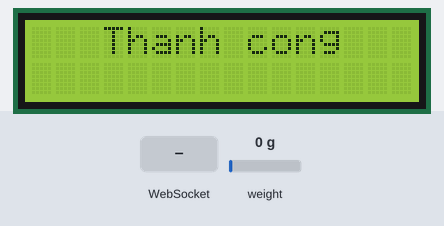
The program below on a simulated ESP32. Shown: 16×2 character LCD. Inputs (shaded band) come from the test bench; at power-on: weight on the scale 0 g. WiFi joins after 1.5 s; servers stay silent unless stated; the audio player accepts every command and is not drawn; what the program prints to the serial monitor is not drawn.

Above: at 5.2 s.
5.3 s: WebSocket text "1" received
At 6.5 s:
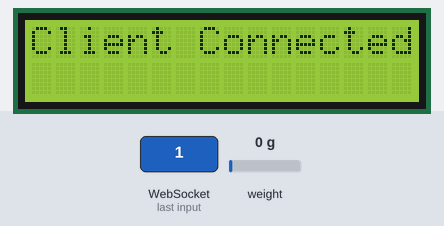
6.8 s: weight on the scale set to 100 g
At 8.9 s:
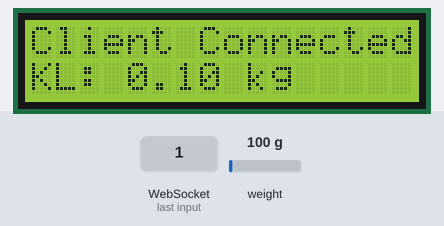
9.4 s: weight on the scale set to 1250 g
At 11.1 s:
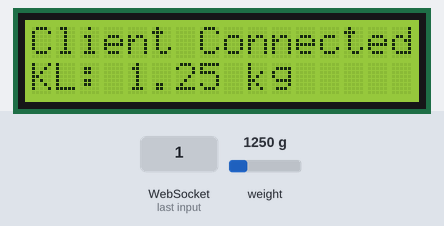
11.4 s: weight on the scale set to 2500 g
At 12.4 s:
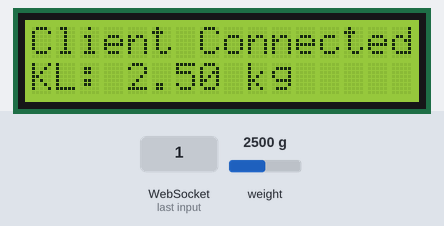
Timing chart, 0 to 14.4 s (numbered marks = the images above; inputs shaded):
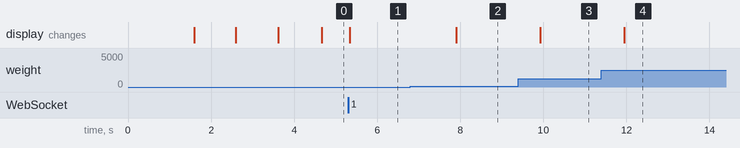

Measured:
- after the input at 5.3 s, the display: changes at once (image 1)
- after the input at 6.8 s, the display: changes after 1.1 s (image 2)
- after the input at 9.4 s, the display: changes after 0.53 s (image 3)
- after the input at 11.4 s, the display: changes after 0.55 s (image 4)

The program:

main.cpp
```cpp
#include <Arduino.h>
#include <WiFi.h>
#include <ESPAsyncWebServer.h>
#include <ArduinoJSon.h>
#include <Wire.h>
#include <LiquidCrystal_I2C.h>
#include <HX711.h>
#include <DFRobotDFPlayerMini.h>
#include <EEPROM.h>

#define LOADCELL_DOUT_PIN 14
#define LOADCELL_SCK_PIN 12
#define EEPROM_SIZE 16

struct dataJSON
{
    int type;
    int mangoCost;
    int longanCost;
    int durianCost;
    float weight;
};

AsyncWebServer server(80);
AsyncWebSocket ws("/ws");
dataJSON dataESP32;
HX711 myLoadCell;
DFRobotDFPlayerMini myDFPlayer;
LiquidCrystal_I2C myLCD(0x27, 16, 2);

const char *ssid = "BookTS";
const char *password = "12345678";
unsigned long timeOld = 0;
unsigned long calibValue = 103918;

void Json_to_Value(String s);
void handleWebSocketMessage(void *arg, uint8_t *data, size_t len);
void onEvent(AsyncWebSocket *server, AsyncWebSocketClient *client,
             AwsEventType type, void *arg, uint8_t *data, size_t len);
void initWebSocket();
void initLoadCell();
void initMP3();

void setup()
{
    Serial.begin(115200);
    Wire.begin();
    myLCD.init();
    myLCD.backlight();
    myLCD.setCursor(0, 0);
    myLCD.print("Cau hinh ...");

    initLoadCell();

    initMP3();

    WiFi.begin(ssid, password);

    for (size_t i = 0; i < 10; i++)
    {
        if (WiFi.status() != WL_CONNECTED)
        {
            myLCD.setCursor(9 + i % 3, 0);
            myLCD.print(".  ");
            if (i == 9)
            {
                myLCD.clear();
                myLCD.setCursor(2, 0);
                myLCD.print("That bai");
            }
            delay(1000);
        }
        else
        {
            Serial.println(WiFi.localIP());
            myLCD.clear();
            myLCD.setCursor(3, 0);
            myLCD.print("Thanh cong");
            myLCD.setCursor(1, 1);
            myLCD.print(WiFi.localIP());

            initWebSocket();
            server.begin();
            myDFPlayer.play(6);
            return;
        }
    }
}

void loop()
{
    if (WiFi.status() != WL_CONNECTED)
    {
        delay(10);
    }

    char val[80];
    dataESP32.weight = abs(myLoadCell.get_units(10));
    sprintf(val, "%.2f", dataESP32.weight);

    myLoadCell.power_down();

    if (dataESP32.weight > 0.05)
    {
        Serial.println(val);
        ws.cleanupClients();
        ws.textAll(val);

        myLCD.setCursor(0, 1);
        myLCD.print("KL: " + String(val) + " kg");
    }
    else
    {
        myLCD.setCursor(0, 1);
        myLCD.print("                ");
    }
    myLoadCell.power_up();
}

void initWebSocket()
{
    ws.onEvent(onEvent);
    server.addHandler(&ws);
}

void Json_to_Value(String s)
{
    StaticJsonDocument<200> doc;
    DeserializationError error = deserializeJson(doc, s);

    if (error)
    {
        Serial.println("Failed to parse JSON string.");
    }
    else
    {
        dataESP32.type = doc["type"];
        dataESP32.mangoCost = doc["mangoCost"];
        dataESP32.longanCost = doc["longanCost"];
        dataESP32.durianCost = doc["durianCost"];

        myDFPlayer.play(dataESP32.type);
        delay(2500);
        switch (dataESP32.type)
        {
        case 1:
            myLCD.clear();
            myLCD.setCursor(4, 0);
            myLCD.print("NS: Xoai");
            break;
        case 2:
            myLCD.clear();
            myLCD.setCursor(4, 0);
            myLCD.print("NS: Nhan");
            break;
        case 3:
            myLCD.clear();
            myLCD.setCursor(1, 0);
            myLCD.print("NS: Sau Rieng");
            break;
        default:
            break;
        }
        Serial.println(String(dataESP32.type) + " | " + String(dataESP32.mangoCost) + " | " + String(dataESP32.longanCost) + " | " + String(dataESP32.durianCost));
    }
}

void handleWebSocketMessage(void *arg, uint8_t *data, size_t len)
{
    AwsFrameInfo *info = (AwsFrameInfo *)arg;
    if (info->final && info->index == 0 && info->len == len && info->opcode == WS_TEXT)
    {
        data[len] = 0;
        Json_to_Value((char *)data);
    }
}

void onEvent(AsyncWebSocket *server, AsyncWebSocketClient *client,
             AwsEventType type, void *arg, uint8_t *data, size_t len)
{
    switch (type)
    {
    case WS_EVT_CONNECT:
        Serial.printf("WebSocket client #%u connected from %s\n", client->id(), client->remoteIP().toString().c_str());
        myLCD.clear();
        myLCD.setCursor(0, 0);
        myLCD.print("Client Connected");
        myDFPlayer.play(4);
        break;
    case WS_EVT_DISCONNECT:
        Serial.printf("WebSocket client #%u disconnected\n", client->id());
        myDFPlayer.play(5);
        break;
    case WS_EVT_DATA:
        handleWebSocketMessage(arg, data, len);
        break;
    case WS_EVT_PONG:
    case WS_EVT_ERROR:
        break;
    }
}

void initLoadCell()
{
    myLoadCell.begin(LOADCELL_DOUT_PIN, LOADCELL_SCK_PIN);
    myLoadCell.set_scale(calibValue);
    myLoadCell.tare();
}

void initMP3()
{
    Serial2.begin(9600);

    if (!myDFPlayer.begin(Serial2))
    {
        Serial.println(F("Không thể khởi động:"));
        Serial.println(F("1.Kiểm tra lại kết nối"));
        Serial.println(F("2.Lắp lại thẻ nhớ"));
        while (true)
        {
            delay(0);
        }
    }
    Serial.println(F("DFPlayer Mini đang hoạt động"));

    myDFPlayer.volume(30);
}
```

calib.cpp
```cpp
// #include <HX711_ADC.h>

// // Khai báo các chân kết nối với module HX711
// #define LOADCELL_DOUT_PIN 23
// #define LOADCELL_SCK_PIN 22

// HX711_ADC loadCell(LOADCELL_DOUT_PIN, LOADCELL_SCK_PIN);

// void setup() {
//   Serial.begin(115200);
//   delay(1000);

//   // Khởi tạo module HX711 với các chân kết nối đã khai báo
//   loadCell.begin();
//   loadCell.start(2000); // Cấu hình độ nhạy của cảm biến tải

//   Serial.println("HX711 ADC calibration demo");
//   Serial.println("Please place an known weight on the loadcell...");
// }

// void loop() {
//   // Đợi người dùng đặt trọng lượng cần calib lên loadcell
//   while (!loadCell.update()) {}

//   // Lấy giá trị đọc được từ cảm biến tải
//   long reading = loadCell.getData();

//   // Hiển thị giá trị đọc được lên Serial Monitor
//   Serial.print("Reading: ");
//   Serial.println(reading);

//   // Nếu người dùng đã đặt trọng lượng đúng trên loadcell
//   if (Serial.available()) {
//     float weight = Serial.parseFloat();

//     // Tính toán giá trị calib
//     float calibration_factor = reading / weight;

//     // Hiển thị giá trị calib lên Serial Monitor
//     Serial.print("Calibration factor: ");
//     Serial.println(calibration_factor);

//     // Lưu giá trị calib vào EEPROM
//     loadCell.setCalFactor(calibration_factor);

//     Serial.println("Calibration complete!");
//     Serial.println("Please restart the board...");
//     while(1);
//   }

//   delay(500);
// }
```

interrupt.cpp
```cpp
// #include <Arduino.h>
// #include <EEPROM.h>

// #define EEPROM_SIZE 16
// unsigned long EEPROM_VAL = 103476;

// bool isBTMode = false;
// bool isBTUp = false;
// bool isBTDown = false;

// void IRAM_ATTR bt_mode();
// void IRAM_ATTR bt_up();
// void IRAM_ATTR bt_down();

// void setup()
// {
//     Serial.begin(115200);
//     pinMode(25, INPUT_PULLUP);
//     pinMode(26, INPUT_PULLUP);
//     pinMode(27, INPUT_PULLUP);
//     attachInterrupt(25, bt_mode, FALLING);
//     attachInterrupt(26, bt_up, FALLING);
//     attachInterrupt(27, bt_down, FALLING);

//     EEPROM.begin(EEPROM_SIZE);
//     EEPROM.put(0, EEPROM_VAL);

// }

// void loop()
// {
//     if (isBTMode)
//     {
//         Serial.println("BT Mode");
//         isBTMode = false;
//         Serial.print("VAL: ");
//         unsigned long val;
//         EEPROM.get(0, val);
//         Serial.println(val);
//     }
//     else if (isBTUp)
//     {
//         Serial.println("BT Up");
//         EEPROM.put(0, 659498);
//         isBTUp = false;
//     }
//     if (isBTDown)
//     {
//         Serial.println("BT Down");
//         EEPROM.put(0, 256879);
//         isBTDown = false;
//     }
// }

// void IRAM_ATTR bt_mode()
// {
//     isBTMode = true;
// }

// void IRAM_ATTR bt_up()
// {
//     isBTUp = true;
// }

// void IRAM_ATTR bt_down()
// {
//     isBTDown = true;
// }
```

loadcell.cpp
```cpp
// #include <Arduino.h>
// #include <HX711.h>
// #include "soc/rtc.h"

// #define LOADCELL_DOUT_PIN 14
// #define LOADCELL_SCK_PIN 12

// #define calibValue 103918

// float val;

// HX711 scale;

// void initLoadCell();

// void setup()
// {
//     Serial.begin(115200);
//     initLoadCell();
// }

// void loop()
// {
//     Serial.print("one reading:\t");
//     Serial.print(scale.get_units(), 2);
//     Serial.print("\t| average:\t");
//     val = abs(scale.get_units(10));
//     Serial.println(val, 2);

//     scale.power_down();
//     delay(5000);
//     scale.power_up();
// }

// void initLoadCell()
// {
//     setCpuFrequencyMhz(80);
//     scale.begin(LOADCELL_DOUT_PIN, LOADCELL_SCK_PIN);

//     scale.set_scale(calibValue);
//     scale.tare();
// }
```

mp3.cpp
```cpp
// #include "Arduino.h"
// #include "DFRobotDFPlayerMini.h"

// DFRobotDFPlayerMini myDFPlayer;
// void printDetail(uint8_t type, int value);

// void setup()
// {
//   Serial2.begin(9600);
//   Serial.begin(115200);

//   if (!myDFPlayer.begin(Serial2))
//   {
//     Serial.println(F("Không thể khởi động:"));
//     Serial.println(F("1.Kiểm tra lại kết nối"));
//     Serial.println(F("2.Lắp lại thẻ nhớ"));
//       while(true)
//       {
//         delay(0);
//       }
//   }
//   Serial.println(F("DFPlayer Mini đang hoạt động"));

//   myDFPlayer.volume(30);  //cài đặt volume từ 0 đến 30

// }

// void loop()
// {
//   myDFPlayer.play(1);
//   delay(3000);
//   myDFPlayer.playMp3Folder(2);
//   delay(3000);
//   myDFPlayer.playMp3Folder(3);
//   delay(3000);

//   myDFPlayer.playMp3Folder(4);
//   delay(3000);

// myDFPlayer.playMp3Folder(5);
//   delay(3000);
// }
```

websocket_server.cpp
```cpp
// #include <WiFi.h>
// #include <ESPAsyncWebServer.h>

// const char *ssid = "BookTS";
// const char *password = "12345678";

// bool ledState = 0;
// const int ledPin = 2;

// AsyncWebServer server(80);
// AsyncWebSocket ws("/ws");

// void notifyClients()
// {
//     ws.textAll(String(ledState));
// }

// void handleWebSocketMessage(void *arg, uint8_t *data, size_t len)
// {
//     AwsFrameInfo *info = (AwsFrameInfo *)arg;
//     if (info->final && info->index == 0 && info->len == len && info->opcode == WS_TEXT)
//     {
//         data[len] = 0;
//         if (strcmp((char *)data, "toggle") == 0)
//         {
//             ledState = !ledState;
//             notifyClients();
//         }
//     }
// }

// void onEvent(AsyncWebSocket *server, AsyncWebSocketClient *client, AwsEventType type,
//              void *arg, uint8_t *data, size_t len)
// {
//     switch (type)
//     {
//     case WS_EVT_CONNECT:
//         Serial.printf("WebSocket client #%u connected from %s\n", client->id(), client->remoteIP().toString().c_str());
//         break;
//     case WS_EVT_DISCONNECT:
//         Serial.printf("WebSocket client #%u disconnected\n", client->id());
//         break;
//     case WS_EVT_DATA:
//         handleWebSocketMessage(arg, data, len);
//         break;
//     case WS_EVT_PONG:
//     case WS_EVT_ERROR:
//         break;
//     }
// }

// void initWebSocket()
// {
//     ws.onEvent(onEvent);
//     server.addHandler(&ws);
// }

// String processor(const String &var)
// {
//     Serial.println(var);
//     if (var == "STATE")
//     {
//         if (ledState)
//         {
//             return "ON";
//         }
//         else
//         {
//             return "OFF";
//         }
//     }
//     return String();
// }

// void setup()
// {
//     Serial.begin(115200);

//     pinMode(ledPin, OUTPUT);
//     digitalWrite(ledPin, LOW);

//     WiFi.begin(ssid, password);
//     while (WiFi.status() != WL_CONNECTED)
//     {
//         delay(1000);
//         Serial.println("Connecting to WiFi..");
//     }

//     Serial.println(WiFi.localIP());

//     initWebSocket();

//     server.begin();
// }

// void loop()
// {
//     ws.cleanupClients();
//     digitalWrite(ledPin, ledState);
// }
```
